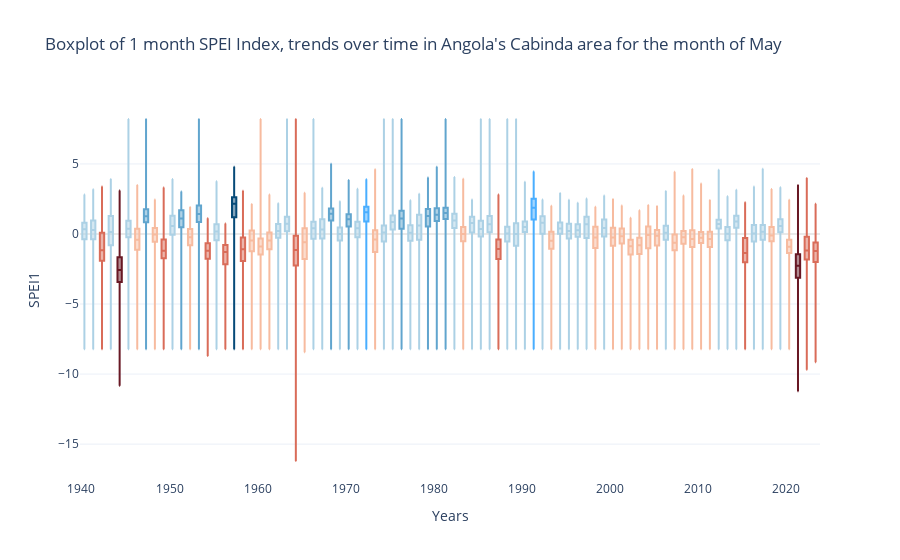

Write notebook code for a chart like this one.
### Code cell
uti.create_boxplot(stat_values, timescales, selected)

### Figure 1 — Plotly figure (JSON) as saved in the notebook; plotly's stock layout.template omitted (floating-point values rounded to 4 significant figures)
{"data": [{"lowerfence": [-8.222], "marker": {"color": "#ACD1E5"}, "median": [0.3345], "name": "1940-05-01 06:00:00", "q1": [-0.3677], "q3": [0.81], "type": "box", "upperfence": [2.816], "whiskerwidth": 0.2, "x": ["1940-05-01T06:00:00"]}, {"lowerfence": [-8.222], "marker": {"color": "#ACD1E5"}, "median": [0.2893], "name": "1941-05-01 06:00:00", "q1": [-0.3817], "q3": [0.9715], "type": "box", "upperfence": [3.187], "whiskerwidth": 0.2, "x": ["1941-05-01T06:00:00"]}, {"lowerfence": [-8.222], "marker": {"color": "#D96C59"}, "median": [-1.157], "name": "1942-05-01 06:00:00", "q1": [-1.912], "q3": [0.08906], "type": "box", "upperfence": [3.391], "whiskerwidth": 0.2, "x": ["1942-05-01T06:00:00"]}, {"lowerfence": [-8.222], "marker": {"color": "#ACD1E5"}, "median": [0.1353], "name": "1943-05-01 06:00:00", "q1": [-0.7977], "q3": [1.29], "type": "box", "upperfence": [3.924], "whiskerwidth": 0.2, "x": ["1943-05-01T06:00:00"]}, {"lowerfence": [-10.83], "marker": {"color": "#681824"}, "median": [-2.576], "name": "1944-05-01 06:00:00", "q1": [-3.436], "q3": [-1.663], "type": "box", "upperfence": [3.113], "whiskerwidth": 0.2, "x": ["1944-05-01T06:00:00"]}, {"lowerfence": [-8.222], "marker": {"color": "#ACD1E5"}, "median": [0.3772], "name": "1945-05-01 06:00:00", "q1": [-0.241], "q3": [0.941], "type": "box", "upperfence": [8.21], "whiskerwidth": 0.2, "x": ["1945-05-01T06:00:00"]}, {"lowerfence": [-8.222], "marker": {"color": "#F7BB9F"}, "median": [-0.4184], "name": "1946-05-01 06:00:00", "q1": [-1.118], "q3": [0.3786], "type": "box", "upperfence": [3.497], "whiskerwidth": 0.2, "x": ["1946-05-01T06:00:00"]}, {"lowerfence": [-8.222], "marker": {"color": "#61A5CE"}, "median": [1.273], "name": "1947-05-01 06:00:00", "q1": [0.8428], "q3": [1.768], "type": "box", "upperfence": [8.21], "whiskerwidth": 0.2, "x": ["1947-05-01T06:00:00"]}, {"lowerfence": [-8.222], "marker": {"color": "#F7BB9F"}, "median": [-0.02795], "name": "1948-05-01 06:00:00", "q1": [-0.5462], "q3": [0.42], "type": "box", "upperfence": [2.459], "whiskerwidth": 0.2, "x": ["1948-05-01T06:00:00"]}, {"lowerfence": [-8.222], "marker": {"color": "#D96C59"}, "median": [-1.189], "name": "1949-05-01 06:00:00", "q1": [-1.725], "q3": [-0.3868], "type": "box", "upperfence": [3.322], "whiskerwidth": 0.2, "x": ["1949-05-01T06:00:00"]}, {"lowerfence": [-8.222], "marker": {"color": "#ACD1E5"}, "median": [0.576], "name": "1950-05-01 06:00:00", "q1": [-0.05826], "q3": [1.3], "type": "box", "upperfence": [3.92], "whiskerwidth": 0.2, "x": ["1950-05-01T06:00:00"]}, {"lowerfence": [-8.222], "marker": {"color": "#61A5CE"}, "median": [1.098], "name": "1951-05-01 06:00:00", "q1": [0.4787], "q3": [1.687], "type": "box", "upperfence": [3.029], "whiskerwidth": 0.2, "x": ["1951-05-01T06:00:00"]}, {"lowerfence": [-8.222], "marker": {"color": "#F7BB9F"}, "median": [-0.2369], "name": "1952-05-01 06:00:00", "q1": [-0.8045], "q3": [0.3573], "type": "box", "upperfence": [1.922], "whiskerwidth": 0.2, "x": ["1952-05-01T06:00:00"]}, {"lowerfence": [-8.222], "marker": {"color": "#61A5CE"}, "median": [1.433], "name": "1953-05-01 06:00:00", "q1": [0.8623], "q3": [2.035], "type": "box", "upperfence": [8.21], "whiskerwidth": 0.2, "x": ["1953-05-01T06:00:00"]}, {"lowerfence": [-8.708], "marker": {"color": "#D96C59"}, "median": [-1.2], "name": "1954-05-01 06:00:00", "q1": [-1.772], "q3": [-0.6583], "type": "box", "upperfence": [1.127], "whiskerwidth": 0.2, "x": ["1954-05-01T06:00:00"]}, {"lowerfence": [-8.222], "marker": {"color": "#ACD1E5"}, "median": [0.1812], "name": "1955-05-01 06:00:00", "q1": [-0.4416], "q3": [0.7026], "type": "box", "upperfence": [3.757], "whiskerwidth": 0.2, "x": ["1955-05-01T06:00:00"]}, {"lowerfence": [-8.222], "marker": {"color": "#D96C59"}, "median": [-1.286], "name": "1956-05-01 06:00:00", "q1": [-2.162], "q3": [-0.7786], "type": "box", "upperfence": [0.7503], "whiskerwidth": 0.2, "x": ["1956-05-01T06:00:00"]}, {"lowerfence": [-8.222], "marker": {"color": "#064A78"}, "median": [2.151], "name": "1957-05-01 06:00:00", "q1": [1.196], "q3": [2.629], "type": "box", "upperfence": [4.805], "whiskerwidth": 0.2, "x": ["1957-05-01T06:00:00"]}, {"lowerfence": [-8.222], "marker": {"color": "#D96C59"}, "median": [-1.083], "name": "1958-05-01 06:00:00", "q1": [-1.922], "q3": [-0.2565], "type": "box", "upperfence": [3.079], "whiskerwidth": 0.2, "x": ["1958-05-01T06:00:00"]}, {"lowerfence": [-8.222], "marker": {"color": "#F7BB9F"}, "median": [-0.4593], "name": "1959-05-01 06:00:00", "q1": [-1.237], "q3": [0.2443], "type": "box", "upperfence": [2.144], "whiskerwidth": 0.2, "x": ["1959-05-01T06:00:00"]}, {"lowerfence": [-8.222], "marker": {"color": "#F7BB9F"}, "median": [-0.8964], "name": "1960-05-01 06:00:00", "q1": [-1.46], "q3": [-0.3205], "type": "box", "upperfence": [8.21], "whiskerwidth": 0.2, "x": ["1960-05-01T06:00:00"]}, {"lowerfence": [-8.222], "marker": {"color": "#F7BB9F"}, "median": [-0.4614], "name": "1961-05-01 06:00:00", "q1": [-1.085], "q3": [0.09919], "type": "box", "upperfence": [2.827], "whiskerwidth": 0.2, "x": ["1961-05-01T06:00:00"]}, {"lowerfence": [-8.222], "marker": {"color": "#ACD1E5"}, "median": [0.2066], "name": "1962-05-01 06:00:00", "q1": [-0.2714], "q3": [0.7061], "type": "box", "upperfence": [2.194], "whiskerwidth": 0.2, "x": ["1962-05-01T06:00:00"]}, {"lowerfence": [-8.222], "marker": {"color": "#ACD1E5"}, "median": [0.7306], "name": "1963-05-01 06:00:00", "q1": [0.1876], "q3": [1.223], "type": "box", "upperfence": [8.21], "whiskerwidth": 0.2, "x": ["1963-05-01T06:00:00"]}, {"lowerfence": [-16.21], "marker": {"color": "#D96C59"}, "median": [-1.147], "name": "1964-05-01 06:00:00", "q1": [-2.247], "q3": [-0.1211], "type": "box", "upperfence": [8.21], "whiskerwidth": 0.2, "x": ["1964-05-01T06:00:00"]}, {"lowerfence": [-8.449], "marker": {"color": "#F7BB9F"}, "median": [-0.5958], "name": "1965-05-01 06:00:00", "q1": [-1.781], "q3": [0.4046], "type": "box", "upperfence": [2.952], "whiskerwidth": 0.2, "x": ["1965-05-01T06:00:00"]}, {"lowerfence": [-8.222], "marker": {"color": "#ACD1E5"}, "median": [0.4073], "name": "1966-05-01 06:00:00", "q1": [-0.3394], "q3": [0.8826], "type": "box", "upperfence": [8.21], "whiskerwidth": 0.2, "x": ["1966-05-01T06:00:00"]}, {"lowerfence": [-8.222], "marker": {"color": "#ACD1E5"}, "median": [0.3148], "name": "1967-05-01 06:00:00", "q1": [-0.3196], "q3": [1.051], "type": "box", "upperfence": [3.295], "whiskerwidth": 0.2, "x": ["1967-05-01T06:00:00"]}, {"lowerfence": [-8.222], "marker": {"color": "#61A5CE"}, "median": [1.448], "name": "1968-05-01 06:00:00", "q1": [0.97], "q3": [1.814], "type": "box", "upperfence": [5.011], "whiskerwidth": 0.2, "x": ["1968-05-01T06:00:00"]}, {"lowerfence": [-8.222], "marker": {"color": "#ACD1E5"}, "median": [0.005916], "name": "1969-05-01 06:00:00", "q1": [-0.4608], "q3": [0.4709], "type": "box", "upperfence": [2.335], "whiskerwidth": 0.2, "x": ["1969-05-01T06:00:00"]}, {"lowerfence": [-8.222], "marker": {"color": "#61A5CE"}, "median": [1.061], "name": "1970-05-01 06:00:00", "q1": [0.531], "q3": [1.414], "type": "box", "upperfence": [3.859], "whiskerwidth": 0.2, "x": ["1970-05-01T06:00:00"]}, {"lowerfence": [-8.222], "marker": {"color": "#ACD1E5"}, "median": [0.4113], "name": "1971-05-01 06:00:00", "q1": [-0.2242], "q3": [0.8783], "type": "box", "upperfence": [3.227], "whiskerwidth": 0.2, "x": ["1971-05-01T06:00:00"]}, {"lowerfence": [-8.222], "marker": {"color": "#49AEFF"}, "median": [1.545], "name": "1972-05-01 06:00:00", "q1": [0.8916], "q3": [1.95], "type": "box", "upperfence": [3.913], "whiskerwidth": 0.2, "x": ["1972-05-01T06:00:00"]}, {"lowerfence": [-8.222], "marker": {"color": "#F7BB9F"}, "median": [-0.3911], "name": "1973-05-01 06:00:00", "q1": [-1.282], "q3": [0.2682], "type": "box", "upperfence": [4.614], "whiskerwidth": 0.2, "x": ["1973-05-01T06:00:00"]}, {"lowerfence": [-8.222], "marker": {"color": "#ACD1E5"}, "median": [0.1119], "name": "1974-05-01 06:00:00", "q1": [-0.5278], "q3": [0.6139], "type": "box", "upperfence": [8.21], "whiskerwidth": 0.2, "x": ["1974-05-01T06:00:00"]}, {"lowerfence": [-8.222], "marker": {"color": "#ACD1E5"}, "median": [0.8644], "name": "1975-05-01 06:00:00", "q1": [0.3226], "q3": [1.317], "type": "box", "upperfence": [8.21], "whiskerwidth": 0.2, "x": ["1975-05-01T06:00:00"]}, {"lowerfence": [-8.222], "marker": {"color": "#61A5CE"}, "median": [1.114], "name": "1976-05-01 06:00:00", "q1": [0.38], "q3": [1.653], "type": "box", "upperfence": [8.21], "whiskerwidth": 0.2, "x": ["1976-05-01T06:00:00"]}, {"lowerfence": [-8.222], "marker": {"color": "#ACD1E5"}, "median": [0.08472], "name": "1977-05-01 06:00:00", "q1": [-0.4792], "q3": [0.6204], "type": "box", "upperfence": [2.409], "whiskerwidth": 0.2, "x": ["1977-05-01T06:00:00"]}, {"lowerfence": [-8.222], "marker": {"color": "#ACD1E5"}, "median": [0.6031], "name": "1978-05-01 06:00:00", "q1": [-0.4111], "q3": [1.383], "type": "box", "upperfence": [2.875], "whiskerwidth": 0.2, "x": ["1978-05-01T06:00:00"]}, {"lowerfence": [-8.222], "marker": {"color": "#61A5CE"}, "median": [1.291], "name": "1979-05-01 06:00:00", "q1": [0.5393], "q3": [1.79], "type": "box", "upperfence": [4.031], "whiskerwidth": 0.2, "x": ["1979-05-01T06:00:00"]}, {"lowerfence": [-8.222], "marker": {"color": "#61A5CE"}, "median": [1.375], "name": "1980-05-01 06:00:00", "q1": [0.9269], "q3": [1.84], "type": "box", "upperfence": [4.807], "whiskerwidth": 0.2, "x": ["1980-05-01T06:00:00"]}, {"lowerfence": [-8.222], "marker": {"color": "#61A5CE"}, "median": [1.496], "name": "1981-05-01 06:00:00", "q1": [1.063], "q3": [1.866], "type": "box", "upperfence": [8.21], "whiskerwidth": 0.2, "x": ["1981-05-01T06:00:00"]}, {"lowerfence": [-8.222], "marker": {"color": "#ACD1E5"}, "median": [0.9723], "name": "1982-05-01 06:00:00", "q1": [0.4223], "q3": [1.446], "type": "box", "upperfence": [4.061], "whiskerwidth": 0.2, "x": ["1982-05-01T06:00:00"]}, {"lowerfence": [-8.222], "marker": {"color": "#F7BB9F"}, "median": [-0.0003288], "name": "1983-05-01 06:00:00", "q1": [-0.5145], "q3": [0.4989], "type": "box", "upperfence": [3.936], "whiskerwidth": 0.2, "x": ["1983-05-01T06:00:00"]}, {"lowerfence": [-8.222], "marker": {"color": "#ACD1E5"}, "median": [0.7857], "name": "1984-05-01 06:00:00", "q1": [0.1101], "q3": [1.225], "type": "box", "upperfence": [2.461], "whiskerwidth": 0.2, "x": ["1984-05-01T06:00:00"]}, {"lowerfence": [-8.222], "marker": {"color": "#ACD1E5"}, "median": [0.3641], "name": "1985-05-01 06:00:00", "q1": [-0.1776], "q3": [0.9495], "type": "box", "upperfence": [8.21], "whiskerwidth": 0.2, "x": ["1985-05-01T06:00:00"]}, {"lowerfence": [-8.222], "marker": {"color": "#ACD1E5"}, "median": [0.7005], "name": "1986-05-01 06:00:00", "q1": [0.1284], "q3": [1.293], "type": "box", "upperfence": [8.21], "whiskerwidth": 0.2, "x": ["1986-05-01T06:00:00"]}, {"lowerfence": [-8.222], "marker": {"color": "#D96C59"}, "median": [-1.07], "name": "1987-05-01 06:00:00", "q1": [-1.784], "q3": [-0.4005], "type": "box", "upperfence": [2.815], "whiskerwidth": 0.2, "x": ["1987-05-01T06:00:00"]}, {"lowerfence": [-8.222], "marker": {"color": "#ACD1E5"}, "median": [0.04077], "name": "1988-05-01 06:00:00", "q1": [-0.5372], "q3": [0.5201], "type": "box", "upperfence": [8.21], "whiskerwidth": 0.2, "x": ["1988-05-01T06:00:00"]}, {"lowerfence": [-8.222], "marker": {"color": "#ACD1E5"}, "median": [0.00125], "name": "1989-05-01 06:00:00", "q1": [-0.8391], "q3": [0.7733], "type": "box", "upperfence": [8.21], "whiskerwidth": 0.2, "x": ["1989-05-01T06:00:00"]}, {"lowerfence": [-8.222], "marker": {"color": "#ACD1E5"}, "median": [0.5082], "name": "1990-05-01 06:00:00", "q1": [0.1395], "q3": [0.8858], "type": "box", "upperfence": [3.739], "whiskerwidth": 0.2, "x": ["1990-05-01T06:00:00"]}, {"lowerfence": [-8.222], "marker": {"color": "#49AEFF"}, "median": [1.871], "name": "1991-05-01 06:00:00", "q1": [1.044], "q3": [2.511], "type": "box", "upperfence": [4.468], "whiskerwidth": 0.2, "x": ["1991-05-01T06:00:00"]}, {"lowerfence": [-8.222], "marker": {"color": "#ACD1E5"}, "median": [0.8078], "name": "1992-05-01 06:00:00", "q1": [0.01922], "q3": [1.271], "type": "box", "upperfence": [2.455], "whiskerwidth": 0.2, "x": ["1992-05-01T06:00:00"]}, {"lowerfence": [-8.222], "marker": {"color": "#F7BB9F"}, "median": [-0.4744], "name": "1993-05-01 06:00:00", "q1": [-1.046], "q3": [0.1554], "type": "box", "upperfence": [2.011], "whiskerwidth": 0.2, "x": ["1993-05-01T06:00:00"]}, {"lowerfence": [-8.222], "marker": {"color": "#ACD1E5"}, "median": [0.3913], "name": "1994-05-01 06:00:00", "q1": [0.02036], "q3": [0.8217], "type": "box", "upperfence": [2.93], "whiskerwidth": 0.2, "x": ["1994-05-01T06:00:00"]}, {"lowerfence": [-8.222], "marker": {"color": "#ACD1E5"}, "median": [0.2116], "name": "1995-05-01 06:00:00", "q1": [-0.3141], "q3": [0.727], "type": "box", "upperfence": [2.446], "whiskerwidth": 0.2, "x": ["1995-05-01T06:00:00"]}, {"lowerfence": [-8.222], "marker": {"color": "#ACD1E5"}, "median": [0.2591], "name": "1996-05-01 06:00:00", "q1": [-0.203], "q3": [0.7019], "type": "box", "upperfence": [2.239], "whiskerwidth": 0.2, "x": ["1996-05-01T06:00:00"]}, {"lowerfence": [-8.222], "marker": {"color": "#ACD1E5"}, "median": [0.6992], "name": "1997-05-01 06:00:00", "q1": [-0.2843], "q3": [1.225], "type": "box", "upperfence": [2.526], "whiskerwidth": 0.2, "x": ["1997-05-01T06:00:00"]}, {"lowerfence": [-8.222], "marker": {"color": "#F7BB9F"}, "median": [-0.2516], "name": "1998-05-01 06:00:00", "q1": [-1.001], "q3": [0.5231], "type": "box", "upperfence": [1.944], "whiskerwidth": 0.2, "x": ["1998-05-01T06:00:00"]}, {"lowerfence": [-8.222], "marker": {"color": "#ACD1E5"}, "median": [0.4322], "name": "1999-05-01 06:00:00", "q1": [-0.1726], "q3": [1.041], "type": "box", "upperfence": [2.746], "whiskerwidth": 0.2, "x": ["1999-05-01T06:00:00"]}, {"lowerfence": [-8.222], "marker": {"color": "#F7BB9F"}, "median": [-0.2527], "name": "2000-05-01 06:00:00", "q1": [-0.8443], "q3": [0.4538], "type": "box", "upperfence": [2.497], "whiskerwidth": 0.2, "x": ["2000-05-01T06:00:00"]}, {"lowerfence": [-8.222], "marker": {"color": "#F7BB9F"}, "median": [-0.1671], "name": "2001-05-01 06:00:00", "q1": [-0.6745], "q3": [0.3849], "type": "box", "upperfence": [2.027], "whiskerwidth": 0.2, "x": ["2001-05-01T06:00:00"]}, {"lowerfence": [-8.222], "marker": {"color": "#F7BB9F"}, "median": [-0.8816], "name": "2002-05-01 06:00:00", "q1": [-1.464], "q3": [-0.4073], "type": "box", "upperfence": [1.166], "whiskerwidth": 0.2, "x": ["2002-05-01T06:00:00"]}, {"lowerfence": [-8.222], "marker": {"color": "#F7BB9F"}, "median": [-0.8073], "name": "2003-05-01 06:00:00", "q1": [-1.422], "q3": [-0.2622], "type": "box", "upperfence": [1.699], "whiskerwidth": 0.2, "x": ["2003-05-01T06:00:00"]}, {"lowerfence": [-8.222], "marker": {"color": "#F7BB9F"}, "median": [-0.07774], "name": "2004-05-01 06:00:00", "q1": [-1.025], "q3": [0.5435], "type": "box", "upperfence": [2.063], "whiskerwidth": 0.2, "x": ["2004-05-01T06:00:00"]}, {"lowerfence": [-8.222], "marker": {"color": "#F7BB9F"}, "median": [-0.1271], "name": "2005-05-01 06:00:00", "q1": [-0.83], "q3": [0.287], "type": "box", "upperfence": [2.0], "whiskerwidth": 0.2, "x": ["2005-05-01T06:00:00"]}, {"lowerfence": [-8.222], "marker": {"color": "#ACD1E5"}, "median": [0.09054], "name": "2006-05-01 06:00:00", "q1": [-0.4187], "q3": [0.5927], "type": "box", "upperfence": [3.076], "whiskerwidth": 0.2, "x": ["2006-05-01T06:00:00"]}, {"lowerfence": [-8.222], "marker": {"color": "#F7BB9F"}, "median": [-0.6295], "name": "2007-05-01 06:00:00", "q1": [-1.167], "q3": [-0.03443], "type": "box", "upperfence": [4.448], "whiskerwidth": 0.2, "x": ["2007-05-01T06:00:00"]}, {"lowerfence": [-8.222], "marker": {"color": "#F7BB9F"}, "median": [-0.2333], "name": "2008-05-01 06:00:00", "q1": [-0.6899], "q3": [0.2219], "type": "box", "upperfence": [2.757], "whiskerwidth": 0.2, "x": ["2008-05-01T06:00:00"]}, {"lowerfence": [-8.222], "marker": {"color": "#F7BB9F"}, "median": [-0.3546], "name": "2009-05-01 06:00:00", "q1": [-0.932], "q3": [0.2712], "type": "box", "upperfence": [4.644], "whiskerwidth": 0.2, "x": ["2009-05-01T06:00:00"]}, {"lowerfence": [-8.222], "marker": {"color": "#F7BB9F"}, "median": [-0.2638], "name": "2010-05-01 06:00:00", "q1": [-0.6444], "q3": [0.1441], "type": "box", "upperfence": [3.6], "whiskerwidth": 0.2, "x": ["2010-05-01T06:00:00"]}, {"lowerfence": [-8.222], "marker": {"color": "#F7BB9F"}, "median": [-0.365], "name": "2011-05-01 06:00:00", "q1": [-0.9324], "q3": [0.157], "type": "box", "upperfence": [2.421], "whiskerwidth": 0.2, "x": ["2011-05-01T06:00:00"]}, {"lowerfence": [-8.222], "marker": {"color": "#ACD1E5"}, "median": [0.7208], "name": "2012-05-01 06:00:00", "q1": [0.3929], "q3": [1.022], "type": "box", "upperfence": [4.593], "whiskerwidth": 0.2, "x": ["2012-05-01T06:00:00"]}, {"lowerfence": [-8.222], "marker": {"color": "#ACD1E5"}, "median": [0.02104], "name": "2013-05-01 06:00:00", "q1": [-0.455], "q3": [0.4931], "type": "box", "upperfence": [2.703], "whiskerwidth": 0.2, "x": ["2013-05-01T06:00:00"]}, {"lowerfence": [-8.222], "marker": {"color": "#ACD1E5"}, "median": [0.896], "name": "2014-05-01 06:00:00", "q1": [0.4527], "q3": [1.3], "type": "box", "upperfence": [3.161], "whiskerwidth": 0.2, "x": ["2014-05-01T06:00:00"]}, {"lowerfence": [-8.222], "marker": {"color": "#D96C59"}, "median": [-1.356], "name": "2015-05-01 06:00:00", "q1": [-2.009], "q3": [-0.2874], "type": "box", "upperfence": [2.274], "whiskerwidth": 0.2, "x": ["2015-05-01T06:00:00"]}, {"lowerfence": [-8.222], "marker": {"color": "#ACD1E5"}, "median": [0.03103], "name": "2016-05-01 06:00:00", "q1": [-0.5413], "q3": [0.6412], "type": "box", "upperfence": [3.391], "whiskerwidth": 0.2, "x": ["2016-05-01T06:00:00"]}, {"lowerfence": [-8.222], "marker": {"color": "#ACD1E5"}, "median": [0.1601], "name": "2017-05-01 06:00:00", "q1": [-0.4192], "q3": [0.6395], "type": "box", "upperfence": [4.663], "whiskerwidth": 0.2, "x": ["2017-05-01T06:00:00"]}, {"lowerfence": [-8.222], "marker": {"color": "#F7BB9F"}, "median": [-0.1122], "name": "2018-05-01 06:00:00", "q1": [-0.5225], "q3": [0.5042], "type": "box", "upperfence": [3.216], "whiskerwidth": 0.2, "x": ["2018-05-01T06:00:00"]}, {"lowerfence": [-8.222], "marker": {"color": "#ACD1E5"}, "median": [0.5665], "name": "2019-05-01 06:00:00", "q1": [0.1201], "q3": [1.05], "type": "box", "upperfence": [3.334], "whiskerwidth": 0.2, "x": ["2019-05-01T06:00:00"]}, {"lowerfence": [-8.222], "marker": {"color": "#F7BB9F"}, "median": [-0.9106], "name": "2020-05-01 06:00:00", "q1": [-1.364], "q3": [-0.403], "type": "box", "upperfence": [2.45], "whiskerwidth": 0.2, "x": ["2020-05-01T06:00:00"]}, {"lowerfence": [-11.22], "marker": {"color": "#681824"}, "median": [-2.259], "name": "2021-05-01 06:00:00", "q1": [-3.12], "q3": [-1.447], "type": "box", "upperfence": [3.491], "whiskerwidth": 0.2, "x": ["2021-05-01T06:00:00"]}, {"lowerfence": [-9.687], "marker": {"color": "#D96C59"}, "median": [-1.17], "name": "2022-05-01 06:00:00", "q1": [-1.813], "q3": [-0.1924], "type": "box", "upperfence": [4.002], "whiskerwidth": 0.2, "x": ["2022-05-01T06:00:00"]}, {"lowerfence": [-9.164], "marker": {"color": "#D96C59"}, "median": [-1.208], "name": "2023-05-01 06:00:00", "q1": [-1.995], "q3": [-0.6113], "type": "box", "upperfence": [2.156], "whiskerwidth": 0.2, "x": ["2023-05-01T06:00:00"]}], "layout": {"autosize": true, "plot_bgcolor": "rgba(0, 0, 0, 0)", "showlegend": false, "title": {"text": "Boxplot of 1 month SPEI Index, trends over time in Angola's Cabinda area for the month of May"}, "xaxis": {"autorange": true, "range": ["1939-10-31 18:00", "2023-10-30 18:00"], "title": {"text": "Years"}, "type": "date"}, "yaxis": {"autorange": true, "range": [-17.56, 9.566], "title": {"text": "SPEI1"}, "zeroline": true, "zerolinecolor": "#D3D3D3", "zerolinewidth": 1}}}
